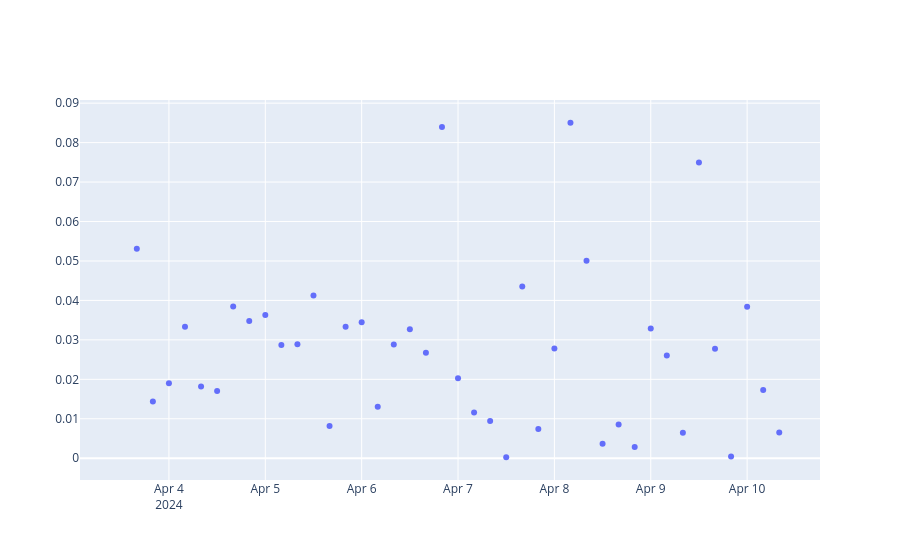

Here is the notebook cell this chart was saved with:
### Code cell
fig = go.Figure()
fig.add_trace(go.Scatter(x=dataframe['date'],y=dataframe['4h_close_pct_change'], mode = 'markers'))
fig.show()
